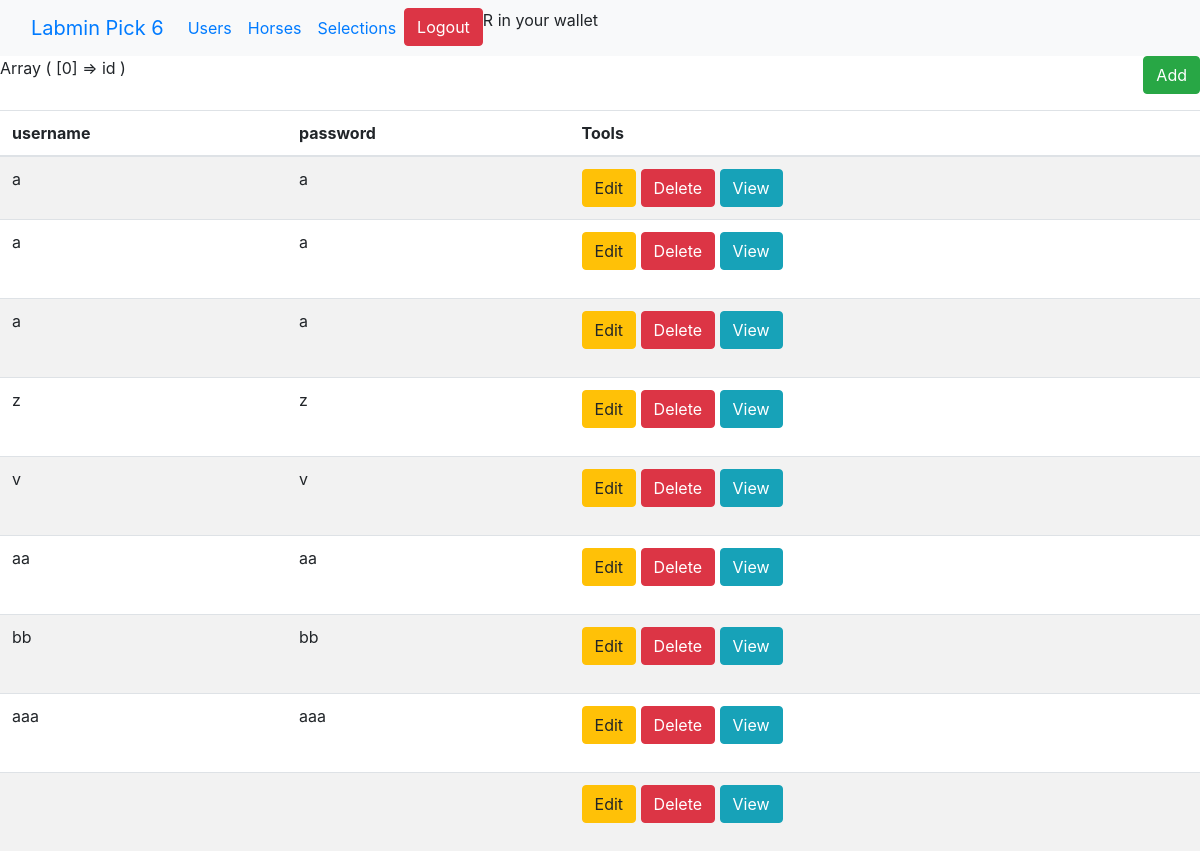
Screenshot of /admin/Modules/Users/index.php with the database file from the repository.
### tables this page shows
CREATE TABLE `modules` (
  `id` int(11) NOT NULL,
  `name` text NOT NULL,
  `is_active` varchar(3) NOT NULL
);

CREATE TABLE `users` (
  `id` int(11) NOT NULL,
  `username` varchar(20) DEFAULT NULL,
  `password` varchar(20) DEFAULT NULL
);

### admin/Libraries/Connections/conn.php (called while the page is built, shortened)
<?php
  function runSQL($sql){
    $conn = new mysqli(getHost(), getDBUser(), getPass(), getDB());
    $result = $conn->query($sql);
    return $result;
  }
  function getDBColumns($table, $fields){
    if($fields != ""){
      $fields = explode(",", $fields);
      print_r($fields);
      foreach($fields as $field){
        $newFields[] = "'". $field ."'";
      }
      $fields = implode(",",$newFields);
      $sql = "SHOW COLUMNS FROM $table WHERE Field NOT IN ($fields)";
    }else{
      $sql = "SHOW COLUMNS FROM $table";
    }
    $result = runSQL($sql);
    $fields = array();
    while($row = $result->fetch_assoc()){
      $fields[] = $row;
    }
    return $fields;
  }
?>

### admin/Libraries/Elements/Elements.php (the view, shortened to what this page needs)
<?php
  function createTable($sql, $tablename, $restrictedarray="", $buttons=""){
    $columns = getDBColumns($tablename, $restrictedarray);
    echo "<form method=post style='float:right'>
            <button type='submit' class='btn btn-success' id='addBtn' name='action' value='addNew'>Add</button>
            <input type='hidden' id='db' name='db' value='$tablename'>
          </form>
          <form method='post'>
           <table class='table table-striped'>
           <thead>";
    foreach($columns as $column){
      echo "<th>{$column['Field']}</th>";
    }
    echo "<th>Tools</th>";
    echo "</thead>";
    $result = runSQL($sql);
    while($row = $result->fetch_assoc()){
      echo "<tr>";
      foreach($columns as $column){
        echo "<td>{$row[$column['Field']]}</td>";
      }
      echo "<td>";
      getTools($tablename, $row['id']);
      echo "
            </td>
            </tr>";
    }
    echo "</table>";
    echo "</form>";
  }
  function getTools($db, $id){
    echo "<form method='post'>
            <input type='submit' name='action' id='EditModal' value='Edit' class='btn btn-warning'>
            <input type='submit' name='action' id='DeleteModal' value='Delete' class='btn btn-danger'>
            <input type='submit' name='action' id='View' value='View' class='btn btn-info'>
            <input type='hidden' name='db' id='db' value='$db'>
            <input type='hidden' name='id' id='id' value='$id'>
          </form>";
  }
?>

### admin/Includes/header.php (shortened to what this page needs)
<!DOCTYPE html>
<html lang="en">
<head>
    <link href="../../Libraries/Bootstrap/css/bootstrap.min.css" rel="stylesheet">
</head>
<body>
    <nav class="navbar navbar-expand-lg bg-light">
      <div class="container-fluid">
        <a class="navbar-brand" href="#">Labmin Pick 6</a>
        <div class="collapse navbar-collapse" id="navbarSupportedContent">
          <ul class="navbar-nav me-auto mb-2 mb-lg-0">
            <?php
                $url = "http://localhost/Boddaert/admin/Modules/";
                $sql = "SELECT * FROM modules WHERE is_active='Yes'";
                $result = runSQL($sql);
                while($row = $result->fetch_assoc()){
                    $modulename = ucfirst($row['name']);
                    $link = $url . $row['name']."/index.php";
                    echo "<li class='nav-item'>
                            <a class='nav-link active' aria-current='page' href='$link'>{$modulename}</a>
                        </li>";
                }
                echo "<li>
                        <a <button class='btn btn-danger' aria-current='page' href='' onclick='LogOut()'>Logout</button></a>
                      </li>
                      <li>";
                        echo "R" . $_SESSION['wallet'] . " in your wallet
                      </li>";
            ?>
          </ul>
        </div>
      </div>
    </nav>
    </body>

### rows the page displays
modules: name "Users"
modules: name "Horses"
modules: name "Selections"
users: Field "a"
users: Field "a"
users: Field "a"
users: Field "z"
users: Field "v"
users: Field "aa"
users: Field "bb"
users: Field "aaa"

### other values shown
$column['Field'] "username"
$column['Field'] "password"
